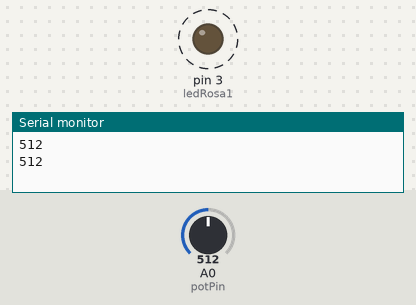
This sketch was run on a simulated Arduino Uno, built with avr-gcc and run on an emulated ATmega328P. Shown: output pins drawn as LEDs (lit = HIGH), the last lines printed to the serial monitor. Dashed ring = blinking. The test bench sets the inputs (shaded band); at power-on: A0 (potPin) = 512.

Above: at 1.8 s.
1.9 s: A0 (potPin) set to 306
At 2.2 s:
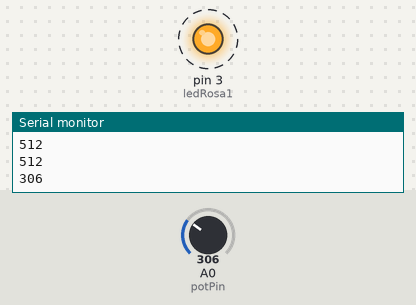
5.4 s: A0 (potPin) set to 122
At 5.56 s:
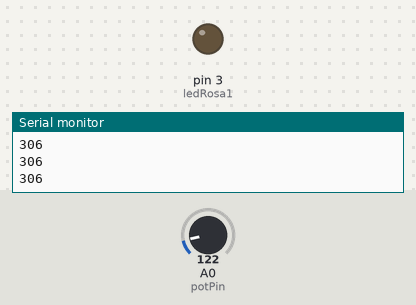
Timing chart, 0 to 14.9 s (numbered marks = the images above; inputs shaded):
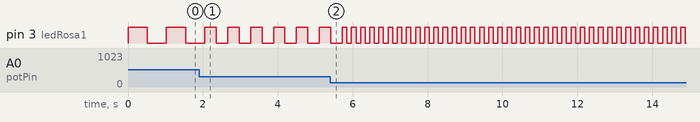

The sketch:

SerialMonitor.ino
```cpp
int ledRosa1 = 3;
int potPin = A0;
int potValue = 0;


void setup() {
  // put your setup code here, to run once:
  pinMode(ledRosa1, OUTPUT);
  Serial.begin(9600);
}

void loop() {
  // put your main code here, to run repeatedly:
  potValue = analogRead(potPin);
  Serial.println(potValue);
  digitalWrite(ledRosa1, HIGH);
  delay(potValue);
  digitalWrite(ledRosa1, LOW);
  delay(potValue);
}
```

Measured:
- after the input at 1.9 s, pin 3 (ledRosa1): alternates HIGH for 0.31 s and LOW for 0.31 s, starting after 0.46 s
- by itself, pin 3 (ledRosa1): alternates HIGH for 0.51 s and LOW for 0.51 s
